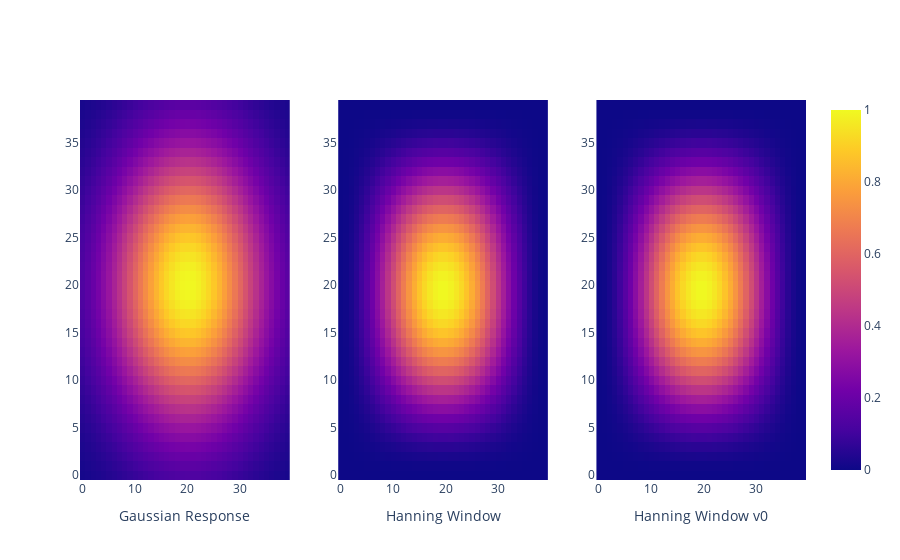

The notebook cell this image was saved under:
### Code cell
x_size, y_size = 40, 40
center = 20, 20
sigma = 10 # standard deviation (spread) of the Gaussian

xx, yy = np.meshgrid(np.arange(x_size), np.arange(y_size))
gauss_response = ((xx - center[0]) ** 2 + (yy - center[1]) ** 2) / (2 * sigma**2)
gauss_response = np.exp(-gauss_response)

fig_0 = px.imshow(gauss_response)

window = hanning_window(x_size, y_size)
fig_1 = px.imshow(window)

window = hanning_window_v0(x_size, y_size)
fig_2 = px.imshow(window)

fig = make_subplots(rows=1, cols=3)
fig.add_trace(fig_0.data[0], row=1, col=1)
fig.add_trace(fig_1.data[0], row=1, col=2)
fig.add_trace(fig_2.data[0], row=1, col=3)
fig.update_xaxes(title_text="Gaussian Response", row=1, col=1)
fig.update_xaxes(title_text="Hanning Window", row=1, col=2)
fig.update_xaxes(title_text="Hanning Window v0", row=1, col=3)
fig.show()

### Figure 1 — Plotly figure (JSON) as saved in the notebook; plotly's stock layout.template omitted (floating-point values rounded to 4 significant figures; data arrays with more than 128 entries replaced by an {"elided": "..."} marker saying what was removed)
{"data": [{"coloraxis": "coloraxis", "hovertemplate": "x: %{x}<br>y: %{y}<br>color: %{z}<extra></extra>", "name": "0", "type": "heatmap", "xaxis": "x", "yaxis": "y", "z": {"elided": "40x40 float values"}}, {"coloraxis": "coloraxis", "hovertemplate": "x: %{x}<br>y: %{y}<br>color: %{z}<extra></extra>", "name": "0", "type": "heatmap", "xaxis": "x2", "yaxis": "y2", "z": {"elided": "40x40 float values"}}, {"coloraxis": "coloraxis", "hovertemplate": "x: %{x}<br>y: %{y}<br>color: %{z}<extra></extra>", "name": "0", "type": "heatmap", "xaxis": "x3", "yaxis": "y3", "z": {"elided": "40x40 float values"}}], "layout": {"xaxis": {"anchor": "y", "domain": [0, 0.2889], "title": {"text": "Gaussian Response"}}, "xaxis2": {"anchor": "y2", "domain": [0.3556, 0.6444], "title": {"text": "Hanning Window"}}, "xaxis3": {"anchor": "y3", "domain": [0.7111, 1], "title": {"text": "Hanning Window v0"}}, "yaxis": {"anchor": "x", "domain": [0, 1]}, "yaxis2": {"anchor": "x2", "domain": [0, 1]}, "yaxis3": {"anchor": "x3", "domain": [0, 1]}}}
